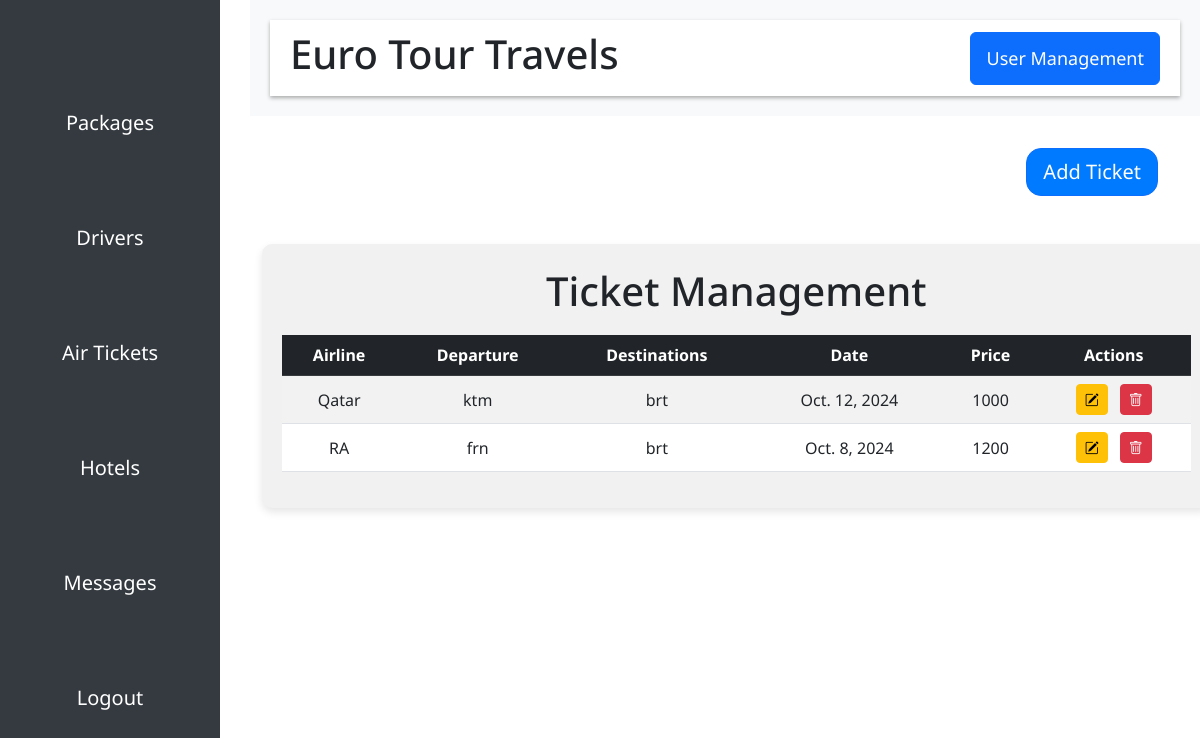
Page /air/ticketing/ (signed in) on the committed database.
### core/models.py (models this page shows, shortened)
class AirTicket(models.Model):
    airline = models.CharField(max_length=255, verbose_name="Airline", null=True, blank=False, default="")
    departure = models.CharField(max_length=255, verbose_name="Departure Location", null=True, blank=False, default="")
    destination = models.CharField(max_length=255, verbose_name="Destination", null=True, blank=False, default="")
    date_of_flight = models.DateField(verbose_name="Date of Flight", null=True, blank=False)
    price = models.IntegerField(verbose_name="Price of Ticket", null=True, blank=False)
    flight_number = models.CharField(max_length=50, verbose_name="Ticket Number", null=True, blank=False, default="")
    airline_logo = models.ImageField(upload_to='airline_logos/images', null=True, blank=True, verbose_name="Airline Logo")

### core/views.py (the view)
# urls.py: path("air/ticketing/", ticket, name="ticket"),
@login_required
@user_passes_test(user_has_air_ticketing_management_role)
def ticket(request):
    tickets = AirTicket.objects.all()
    context = {
        'air_ticket' : tickets
    }
    return render(request, 'admin/ticket.html',context= context)

### core/views.py (called while the page is built)
def user_has_air_ticketing_management_role(user):
    return user.is_superuser or (hasattr(user, 'profile') and user.profile.air_ticketing_management)

### templates/admin/ticket.html (shortened to what this page needs)
{% extends "admin/adminbase.html" %}
{% load static %}
{% block body %}
  <div class="container mt-4">
    <div class="add-package-btn text-end mb-3">
      <a class="btn btn-primary btn-lg mt-2" href="{% url 'add-airticket' %}">Add Ticket</a>
    </div>
    <div class="package-table mt-5">
      <h1 class="text-center" style="position: relative; bottom: 12px;">Ticket Management</h1>
      <table class="table table-striped table-hover">
        <thead class="table-dark">
          <tr>
            <th>Airline</th>
            <th>Departure</th>
            <th>Destinations</th>
            <th>Date</th>
            <th>Price</th>
            <th>Actions</th>
          </tr>
        </thead>
        <tbody>
          {% for i in air_ticket %}
            <tr>
              <td>{{ i.airline }}</td>
              <td>{{ i.departure }}</td>
              <td>{{ i.destination }}</td>
              <td>{{ i.date_of_flight }}</td>
              <td>{{ i.price }}</td>
              <td>
                <a href="{% url 'updateairticket' i.flight_number %}" class="btn btn-warning btn-sm me-2"><i class="bi bi-pencil-square"></i></a>
                <a href="{% url 'delete_airticket' i.flight_number %}" class="btn btn-danger btn-sm"
                onclick="return confirm('Are you sure you want to delete this user?');"><i class="bi bi-trash"></i></a>
              </td>
            </tr>
          {% endfor %}
        </tbody>
      </table>
    </div>
  </div>
{% endblock %}

### static/css/admincss/style.css (style rules this page uses)
.add-package-btn .btn { background-color: #007bff; border-radius: 15px; transition: all 0.3s ease; }
.package-table { background-color: #f1f1f1; padding: 20px; padding-top: 35px; border-radius: 10px; box-shadow: 0 4px 8px rgba(0, 0, 0, 0.1); margin-top: 20px; margin-left: 50px; width: 85%; position: relative; left: 170px; }
.table { width: 100%; background-color: white; }
.table th, .table td { padding: 15px; text-align: center; vertical-align: middle; }
.table-dark { background-color: #343a40; color: white; }
.btn-sm { padding: 5px 10px; font-size: 12px; border-radius: 5px; }

### templates/admin/adminbase.html (style rules this page uses)
body { font-family: 'Noto Sans', sans-serif; overflow-y: scroll; overflow-x: hidden; }

### rows in the picture
AirTicket: airline "Qatar", departure "ktm", destination "brt", date_of_flight "Oct. 12, 2024", price "1000"
AirTicket: airline "RA", departure "frn", destination "brt", date_of_flight "Oct. 8, 2024", price "1200"
